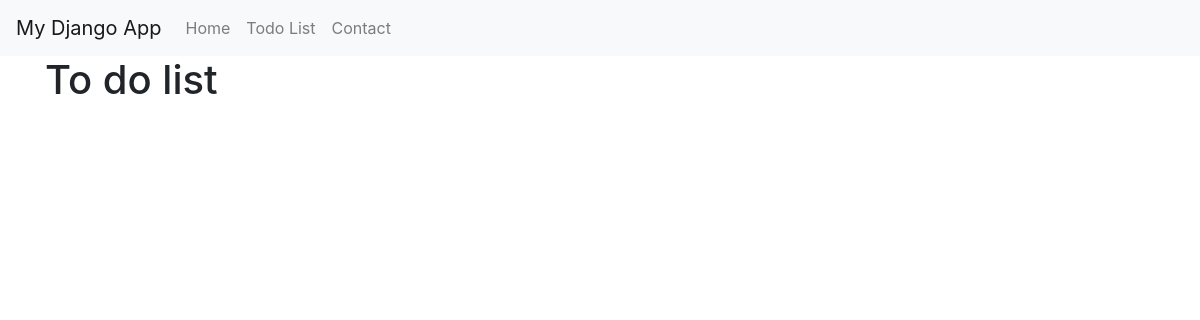
/todos/, run on an earlier commit of the app's database.
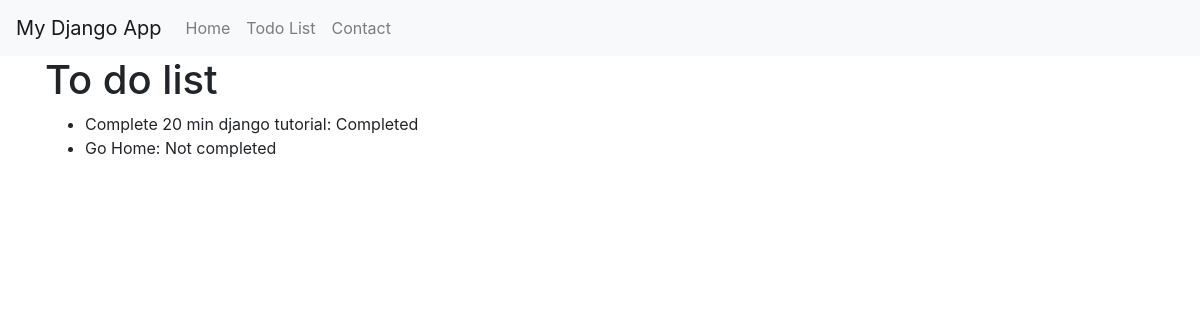
And on a later commit of the database.
### myapp/models.py (models this page shows)
class TodoItem(models.Model):
    title = models.CharField(max_length=200)
    completed = models.BooleanField(default=False)

### myapp/views.py (the view)
# urls.py: path("todos/", views.todos, name= "todos"),
def todos(request):
    items = TodoItem.objects.all
    return render(request, "todos.html", {"todos": items})

### myapp/templates/todos.html
{% extends "home.html" %}
{% block content %}
<h1>To do list</h1>
<ul>
    {% for todo in todos %}
    <li>
        {{todo.title}}: {% if todo.completed %}Completed{% else %}Not completed{% endif %}
    </li>
    {% endfor %}
</ul>
{% endblock %}

### myapp/templates/home.html (shortened to what this page needs)
{%extends "base.html"%} {% block title %} Home page {% endblock %}

### myapp/templates/base.html (shortened to what this page needs)
<!DOCTYPE html>
<html lang="en">
  <head>
    <link rel="stylesheet" href="https://stackpath.bootstrapcdn.com/bootstrap/4.3.1/css/bootstrap.min.css"  rel="stylesheet" />
  </head>
  <body>
    <nav class="navbar navbar-expand-lg navbar-light bg-light">
      <a class="navbar-brand" href="{% url 'Home'%}">My Django App</a>
      <div class="collapse navbar-collapse" id="navbarNav">
        <ul class="navbar-nav">
          <li class="nav-item">
            <a class="nav-link" href="{% url 'Home'%}">Home</a>
          </li>
          <li class="nav-item">
            <a class="nav-link" href="{% url 'todos'%}">Todo List</a>
          </li>
          <li class="nav-item">
            <a class="nav-link" href="#">Contact</a>
          </li>
        </ul>
      </div>
    </nav>
    <div class="container">{% block content %} {% endblock %}</div>
  </body>
</html>

What changed in the data, as far as the page shows it:
added TodoItem: title "Complete 20 min django tutorial", completed "Completed"
added TodoItem: title "Go Home", completed "Not completed"
